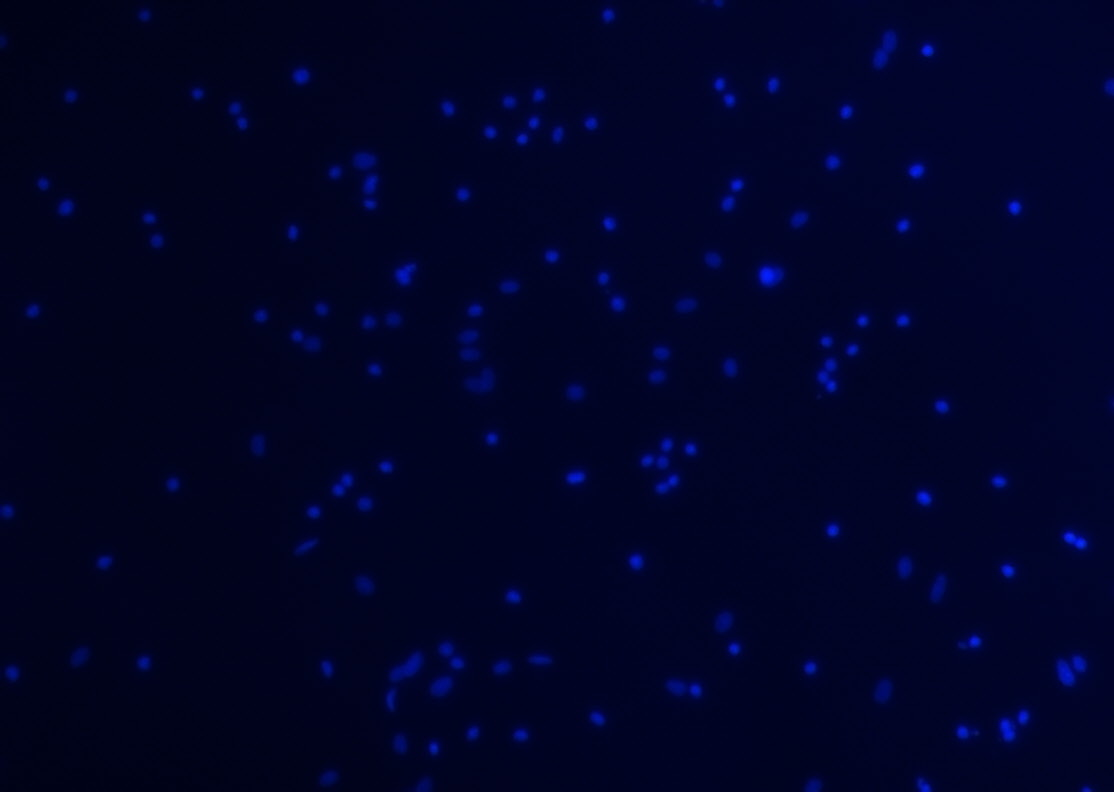
%> input picture 2007 PengHan problem/sample 2/50-2_c2.JPG, 1114 x 792 px
$ octave penghan.m   (GNU Octave 9; MATLAB toolbox functions it lacks are replaced by stand-ins)
%> lines starting %> are read from the running program, lines starting %| are printed output that depends on the picture; in (x1, y1, x2, y2) boxes, pixels count from 0 and x2, y2 are one past the last pixel; in counts of white or black regions, pixels touching at a corner belong together; the program's own positions count from 1
%penghan.m
%2007-04-12 Peng Han's cell count problem: solved by MATLAB image processing toolbox.

clear
close all
imview close all
%> (this line was passed over: imview is not available in this run)

I=imread('50-2_c2.jpg');	%set file name(1a.jpg) here.
%> I is the input picture: size 792x1114x3 uint8; mean R, G, B 0.8, 3.7, 38.8
Ix=I(:,:,3);    %convert to mono color figure--using dimension one.
figure, imshow(Ix);	%Fig.1

background = imopen(Ix,strel('disk',30)); %the radius value(30) can be adjusted here.
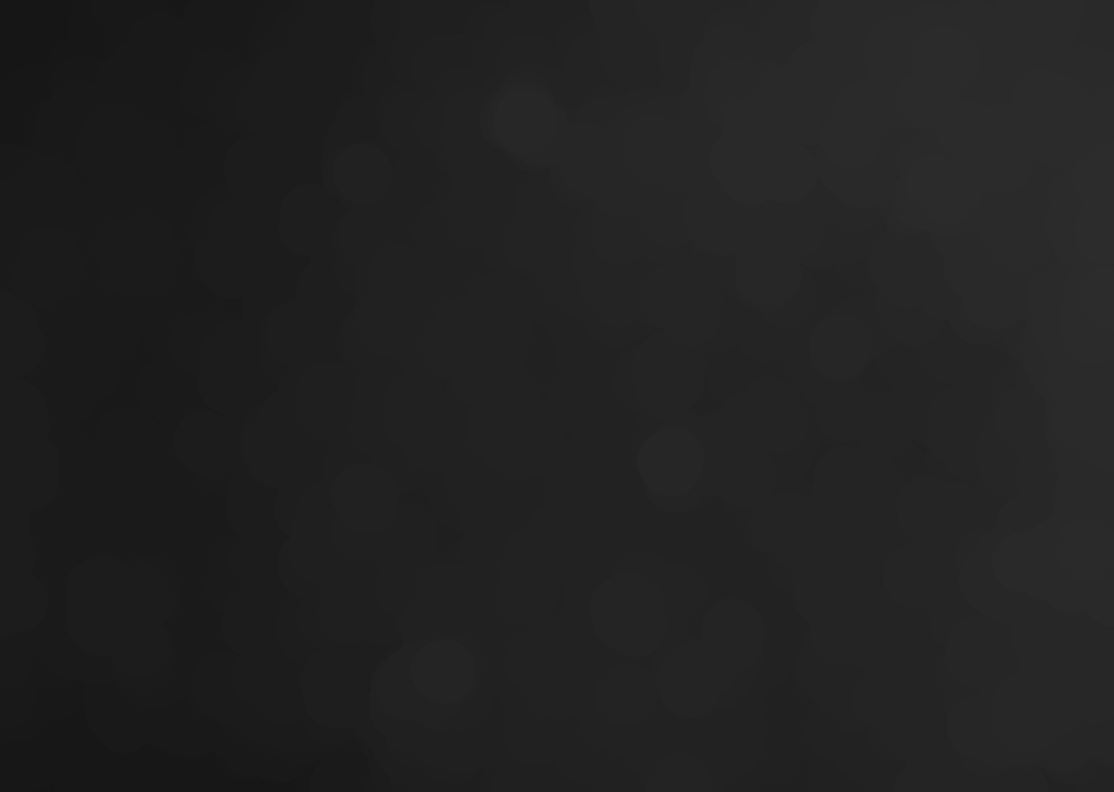
%> background: size 792x1114 uint8; min 22, max 44, mean 33.5
figure, surf(double(background(1:8:end,1:8:end))),zlim([0 255]);
set(gca,'ydir','reverse');	%Fig.2
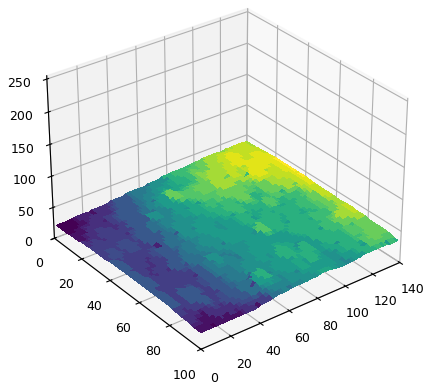
%> figure redrawn from the program's plot data

I2=imsubtract(Ix,background);
I3=imadjust(I2);
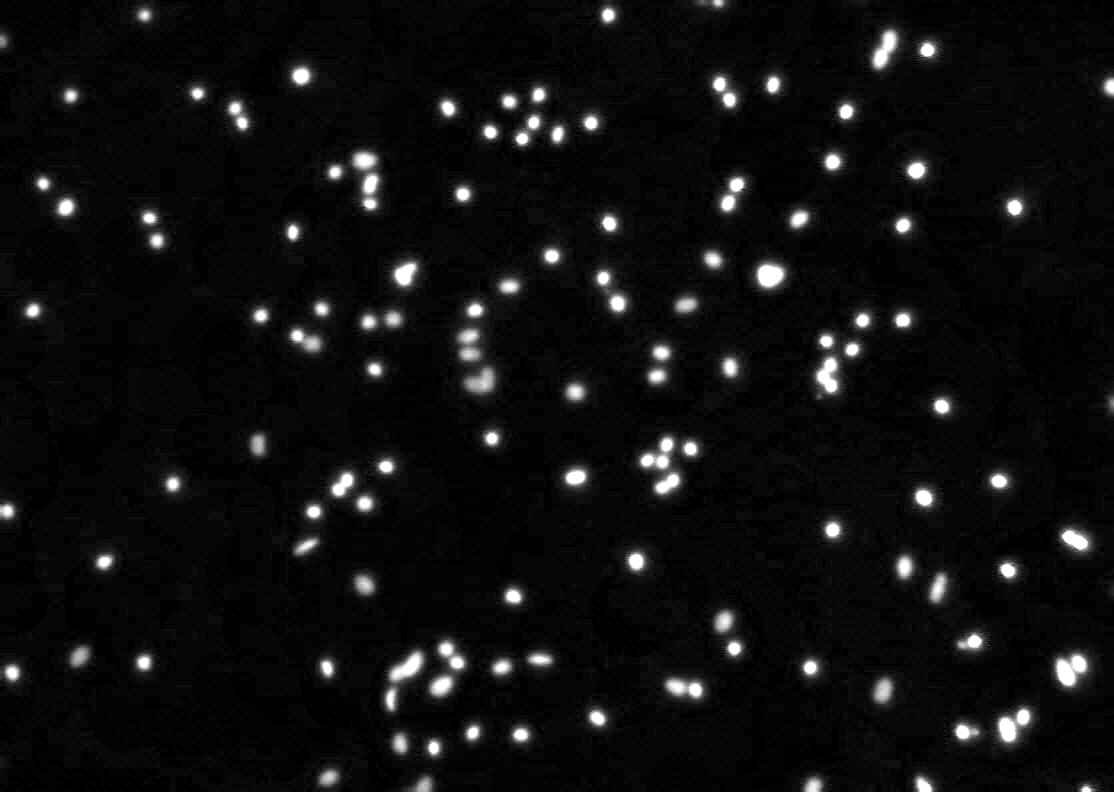
%> I3: size 792x1114 uint8; min 0, max 255, mean 15
figure, imshow(I3);	%Fig.3

level = graythresh(I3)
%> level = 0.388
bw = im2bw(I3,level);	%the threshold can be adjusted here.
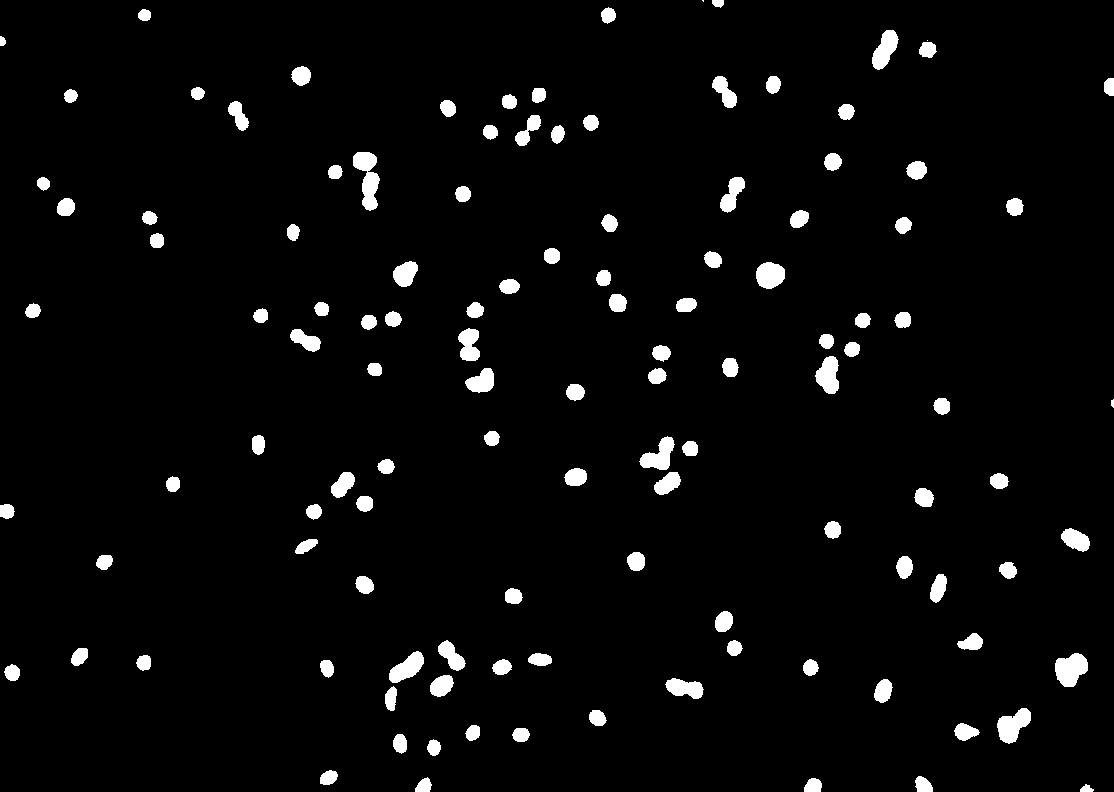
%> bw: size 792x1114 logical; 3.6% white; 120 white regions (2 under 20 px)
figure, imshow(bw);	%Fig.4. generate binary figure.

[labeled,numObjects] = bwlabel(bw,4);   %using 4-conncetion (not 8-connection)
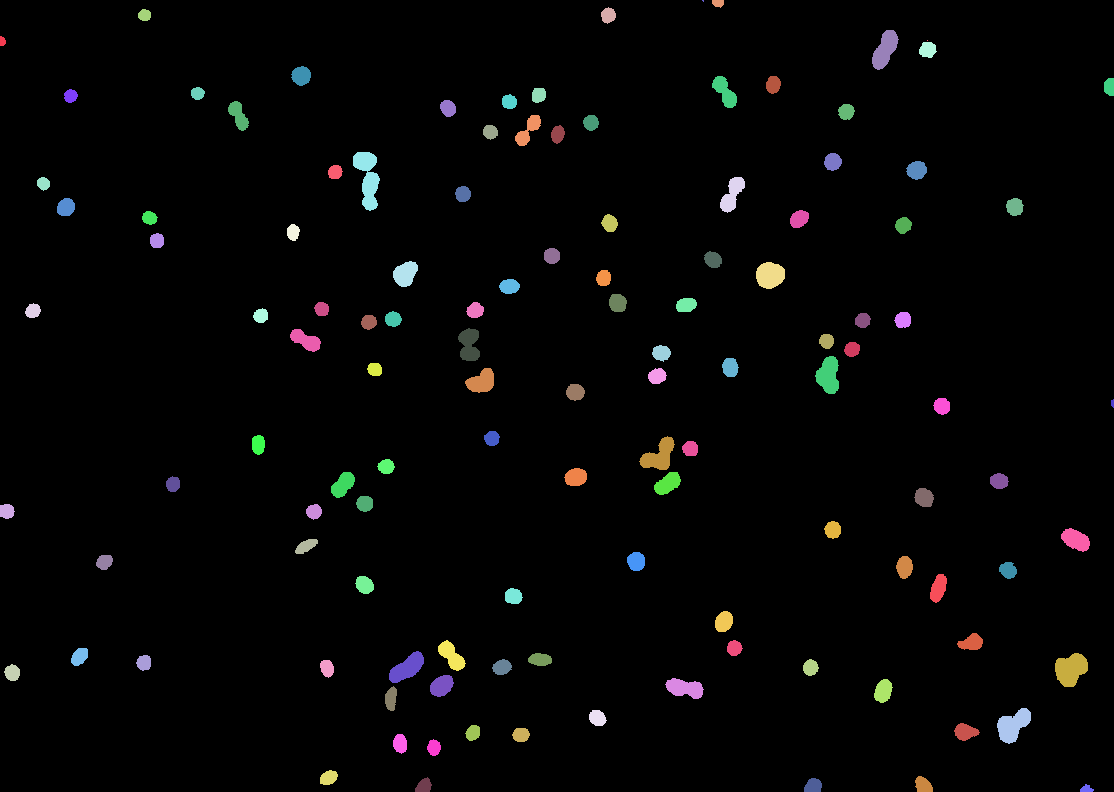
%> labeled: size 792x1114 double; 121 distinct labels, from 0 to 120; one colour per label, 0 black
%> numObjects = 120
numObjects	%the original identified cell number.
%> numObjects = 120

celldata = regionprops(labeled,'basic');
%> celldata = 120 regions; largest, box (x1, y1, x2, y2), Area and Centroid: (353, 152, 380, 211) 901 [368.4 178.8], (1055, 653, 1088, 687) 801 [1071.4 669.9], (997, 708, 1031, 744) 735 [1013.7 725.9], (639, 436, 675, 470) 658 [659.8 456.3], (815, 356, 839, 394) 640 [829.1 375.9]
imview(labeled) 	%for manual check
area=[celldata.Area];
%> area = 120 values, max 901 at index 29, min 1 at index 107, mean 266
figure, hist(area,50)	%Fig.5. the bin number(50) can be adjusted here.
%> after `hist(area,50)`:
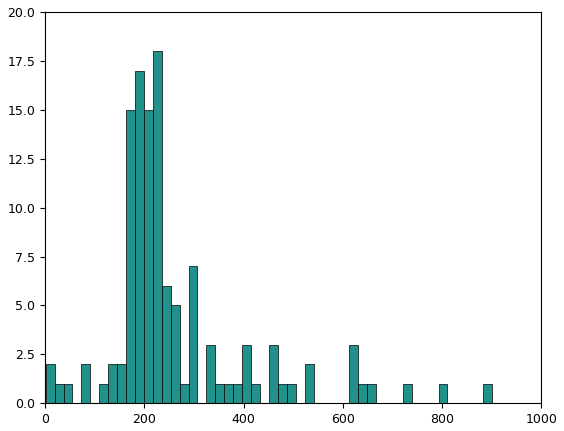
%> figure redrawn from the program's plot data; tallest bar 18 high, from x = 217 to 235
sizer=size(area);
%> sizer = [1 120]
for i=1:sizer(2)
areas(i,1)=i;
areas(i,2)=area(i);
end
%> this loop made 120 passes
%> after the loop, areas = 120 rows, first 12: [1 49; 2 184; 3 204; 4 178; 5 136; 6 263; 7 147; 8 231; 9 199; 10 188; 11 126; 12 164]
sorted=sortrows(areas,2)	%for manual check
%> sorted = 120 rows, first 12: [107 1; 78 3; 120 22; 1 49; 118 74; 80 76; 11 126; 5 136; 15 141; 7 147; 119 158; 12 164]

areaThreshold=30;	%set threshold for valid cell area(>=200) here.
i=1;
while sorted(i,2)<areaThreshold
i=i+1;
end
%> this loop made 3 passes
numObjects_corrected=sizer(2)-i+1	%the corrected cell number
%> numObjects_corrected = 117
